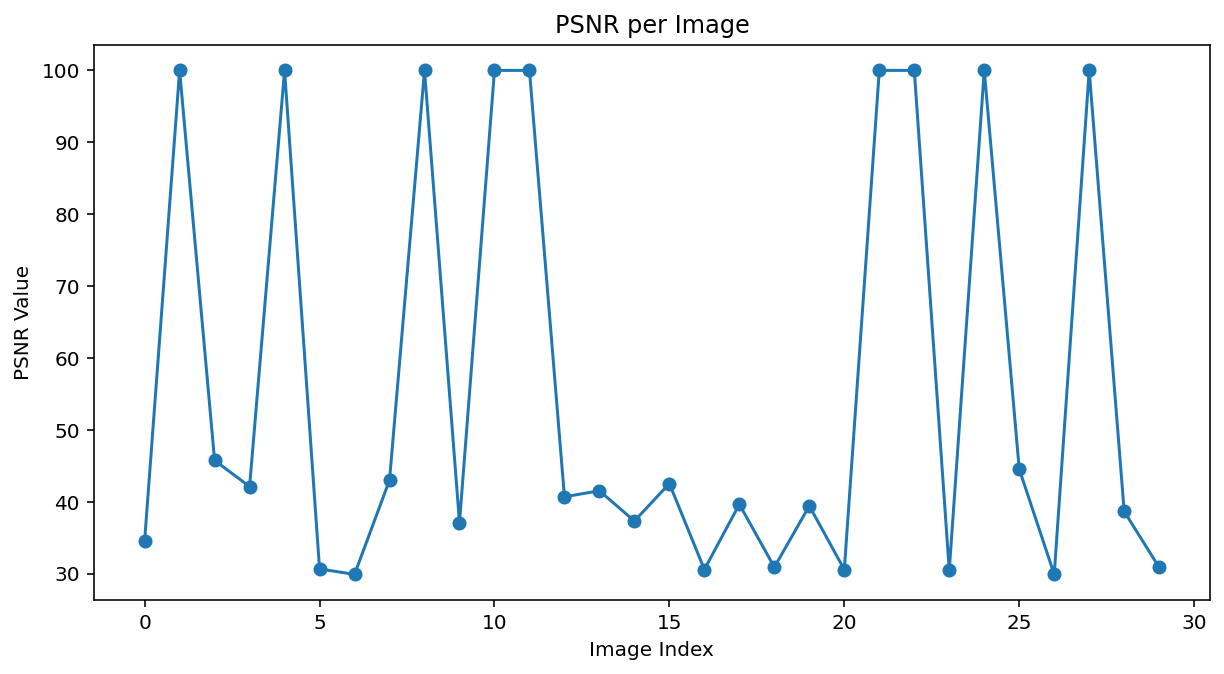
#> input picture week 3 plts/PSNR_0_filtering.png, 1224 x 674 px; its folder holds only this picture in this run
$ python -i denoise.py   (imports and definitions only)   (older library calls are emulated)
#> lines starting #> are read from the running program, lines starting #| are printed output that depends on the picture; after the words box and inside, x2 and y2 are one past the last pixel; in counts of white or black regions, pixels touching at a corner belong together
import cv2
import numpy as np

# [12 lines of commented-out code are left out]
def lap_var(gray):
    return cv2.Laplacian(gray, cv2.CV_64F, ksize=3).var()


def sp_ratio(gray):
    # % exactes 0/255 → soroll impuls "dur"
    return float(((gray == 0) | (gray == 255)).mean())


def impulse_residue(gray):
    # Diferència després de median 3x3 (caça impulsos no exactes)
    med = cv2.medianBlur(gray, 3)
    return float(np.mean(np.abs(gray.astype(np.int16) - med.astype(np.int16))) / 255.0)


def sigma_on_weak_texture(gray, grad_th=6.0):
    # σ estimat només a zones planes per no confondre textura amb soroll
    gx = cv2.Sobel(gray, cv2.CV_32F, 1, 0, ksize=3)
    gy = cv2.Sobel(gray, cv2.CV_32F, 0, 1, ksize=3)
    g = cv2.magnitude(gx, gy)
    mask = g < grad_th
    if np.count_nonzero(mask) < 0.05 * gray.size:
        mask = g < (grad_th * 1.5)
    vals = gray[mask] if np.count_nonzero(mask) else gray.reshape(-1)
    return float(np.std(vals))


def hp_energy(gray):
    # Energia high-pass (LoG suau)
    k = np.array([[1, -2, 1], [-2, 4, -2], [1, -2, 1]], dtype=np.float32)
    hp = cv2.filter2D(gray.astype(np.float32), -1, k)
    return float(np.mean(np.abs(hp)))


# ---------- Denoise helpers ----------
# [4 lines left out: function nlm_colored, not called in this run]


def bilateral(bgr, d=7, sC=25, sS=7):
    return cv2.bilateralFilter(bgr, d=d, sigmaColor=sC, sigmaSpace=sS)


# [5 lines left out: function guided_like, not called in this run]


def to_YCrCb(bgr):
    ycc = cv2.cvtColor(bgr, cv2.COLOR_BGR2YCrCb)
    Y, Cr, Cb = ycc[:, :, 0], ycc[:, :, 1], ycc[:, :, 2]
    return Y.astype(np.uint8), Cr.astype(np.uint8), Cb.astype(np.uint8)


def from_YCrCb(Y, Cr, Cb):
    ycc = cv2.merge([Y, Cr, Cb])
    return cv2.cvtColor(ycc, cv2.COLOR_YCrCb2BGR)


def clamp01(x):
    return max(0.0, min(1.0, float(x)))


# [28 lines of commented-out code are left out]
def pctl(arr, q):
    return float(np.percentile(arr, q)) if len(arr) else 0.0


# ---------- 3) Funció de decisió + denoise escalonat ----------
def decide_and_denoise(bgr, metrics, th_sp, th_res, th_sig, th_hp):
    """
    Estratègia:
    - Filtra principalment la luminància (Y) i conserva Cr/Cb.
    - Paràmetres (median/bilateral/NLM) escalen amb la severitat.
    - Safeguarda: no permetre caiguda de Laplacià(Y) > 20%.
    """
    Y0, Cr, Cb = to_YCrCb(bgr)
    sharp0 = lap_var(Y0)

    sp, res, sig, hp = metrics["sp"], metrics["res"], metrics["sig"], metrics["hp"]
    reasons = []
    if sp >= th_sp:
        reasons.append("SP")
    if res >= th_res:
        reasons.append("RES")
    if sig >= th_sig:
        reasons.append("SIG")
    if hp >= th_hp:
        reasons.append("HP")

    if not reasons:
        return bgr, "skip", sharp0, sharp0

    # Normalitza severitats [0,1] respecte als llindars ( >1 cap a 1 )
    sev_sp = clamp01(sp / (th_sp * 1.8))
    sev_res = clamp01(res / (th_res * 2.0))
    sev_sig = clamp01(sig / (th_sig * 2.0))
    sev_hp = clamp01(hp / (th_hp * 2.0))

    Y = Y0.copy()
    choice_parts = []

    # --- Cas IMPULSOS (salt&pepper / residu) sobre Y ---
    if ("SP" in reasons) or ("RES" in reasons):
        # mida de mediana segons severitat
        k = (
            3
            if max(sev_sp, sev_res) < 0.35
            else (5 if max(sev_sp, sev_res) < 0.7 else 7)
        )
        Y = cv2.medianBlur(Y, k)
        choice_parts.append(f"median {k}x{k}")

        # residu encara alt? una segona passada suau
        res_after = impulse_residue(Y)
        if res_after > th_res:
            k2 = 3 if k == 3 else 5
            Y = cv2.medianBlur(Y, k2)
            choice_parts.append(f"+ median {k2}x{k2}")

        # suavitza soroll fi però preserva vores
        sC = int(10 + 30 * max(sev_sig, sev_hp))
        sS = int(3 + 7 * max(sev_sig, sev_hp))
        Y = cv2.bilateralFilter(Y, d=5, sigmaColor=sC, sigmaSpace=sS)
        choice_parts.append(f"+ bilateral(Y) sC{sC} sS{sS}")

    # --- Cas GAUSSIÀ/alta freq: NLM sobre Y + (opcional) bilateral color suau ---
    if (("SIG" in reasons) or ("HP" in reasons)) and not (
        ("SP" in reasons) or ("RES" in reasons)
    ):
        # força NLM segons severitat
        sev = 0.6 * sev_sig + 0.4 * sev_hp
        hY = 4 + int(18 * sev)  # 4..22
        # NLM només en Y: implementació via BGR → convertim
        tmp = from_YCrCb(Y, Cr, Cb)
        tmp = cv2.fastNlMeansDenoisingColored(
            tmp,
            None,
            h=hY,
            hColor=max(3, hY // 2),
            templateWindowSize=7,
            searchWindowSize=21,
        )
        Y = to_YCrCb(tmp)[0]
        choice_parts.append(f"NLM(Y) h{hY}")

        # lleu bilateral en color per treure crominància sorollosa
        sC = 8 + int(20 * sev)
        out_color = cv2.bilateralFilter(bgr, d=3, sigmaColor=sC, sigmaSpace=3)
        _, Cr, Cb = to_YCrCb(out_color)
        choice_parts.append(f"+ bilateral(color) sC{sC}")

    # --- Recombina i salvaguarda d'agudesa ---
    out = from_YCrCb(Y, Cr, Cb)
    sharp1 = lap_var(Y)
    if sharp1 < 0.8 * sharp0:
        return bgr, "reverted (oversmooth)", sharp0, sharp0

    return out, " | ".join(choice_parts), sharp0, sharp1


# ---------- 4) Força TOP-N per assegurar exemples als plots ----------
def top_ids(arr, n):
    return np.argsort(-arr)[:n].tolist()


def denoise_image(img: np.ndarray) -> np.ndarray:
    # STEP 1: Escora totes les imatges i calcula mètriques
    gray = cv2.cvtColor(img, cv2.COLOR_BGR2GRAY)
    r = {
        "sp": sp_ratio(gray),
        "res": impulse_residue(gray),
        "sig": sigma_on_weak_texture(gray),
        "hp": hp_energy(gray),
        "sharp": lap_var(gray),
    }
    # rows.append(r)
    # imgs.append((p, img, gray))

    # STEP 2: Llindars adaptatius per percentils (+mínims absoluts)

    sp_arr = np.array([r["sp"]])
    res_arr = np.array([r["res"]])
    sig_arr = np.array([r["sig"]])
    hp_arr = np.array([r["hp"]])

    p90_sp, p90_res, p90_sig, p90_hp = (
        pctl(sp_arr, 90),
        pctl(res_arr, 90),
        pctl(sig_arr, 90),
        pctl(hp_arr, 90),
    )


    ABS_SP_MIN, ABS_RES_MIN, ABS_SIG_MIN, ABS_HP_MIN = 0.002, 0.010, 3.0, 1.5
    TH_SP = max(p90_sp, ABS_SP_MIN)
    TH_RES = max(p90_res, ABS_RES_MIN)
    TH_SIG = max(p90_sig, ABS_SIG_MIN)
    TH_HP = max(p90_hp, ABS_HP_MIN)

    # STEP 4: Força TOP-N per assegurar exemples als plots
    # force_idx = set(
    #     top_ids(sp_arr, TOP_N_FORCE)
    #     + top_ids(res_arr, TOP_N_FORCE)
    #     + top_ids(sig_arr, TOP_N_FORCE)
    #     + top_ids(hp_arr, TOP_N_FORCE)
    # )

    # ---------- 5) Procés principal + plots ----------
    metrics = {
        "sp": r["sp"],
        "res": r["res"],
        "sig": r["sig"],
        "hp": r["hp"],
    }
    out, choice, sharp0, sharp1 = decide_and_denoise(img, metrics, TH_SP, TH_RES, TH_SIG, TH_HP)
    # did_filter = (choice != "skip") and ("reverted" not in choice)

    """
    # Desa la imatge denoised si s'ha aplicat filtrat
    if did_filter:
        cv2.imwrite(str(OUTIMG / f"{p.stem}__{choice.replace(' ', '_')}.jpg"), out)

    # Plota si s'ha filtrat O si és un dels forçats
    if did_filter or (i in force_idx):
        fig, ax = plt.subplots(1, 2, figsize=(10, 5))
        ax[0].imshow(cv2.cvtColor(img, cv2.COLOR_BGR2RGB))
        ax[0].axis("off")
        ax[0].set_title(
            f"{p.name}\nsp={metrics['sp']:.4f} res={metrics['res']:.4f}\nσweak={metrics['sig']:.2f} hp={metrics['hp']:.2f}"
        )
        ax[1].imshow(cv2.cvtColor(out, cv2.COLOR_BGR2RGB))
        ax[1].axis("off")
        ax[1].set_title(f"Denoised: {choice}\nsharp {sharp0:.1f}→{sharp1:.1f}")
        plt.tight_layout()
        plt.savefig(
            PLOTS
            / f"{p.stem}__{('FORCED_' if not did_filter else '')}{choice.replace(' ', '_')}.png",
            dpi=DPI,
        )
        plt.close(fig)
        print(f"[PLOT] {p.name} -> {choice} (forced={i in force_idx})")
    else:
        print(f"[SKIP] {p.name} -> skip")

    print("✅ Fet! Plots a:", PLOTS, " | Denoised a:", OUTIMG)

    """
    return out

>>> import cv2
>>> picture = cv2.imread('week 3 plts/PSNR_0_filtering.png')
#> picture is the input picture: shape (674, 1224, 3); mean B, G, R 249.9, 248, 245.3
>>> result = denoise_image(picture)
#> in sigma_on_weak_texture, `mask = g < grad_th`:
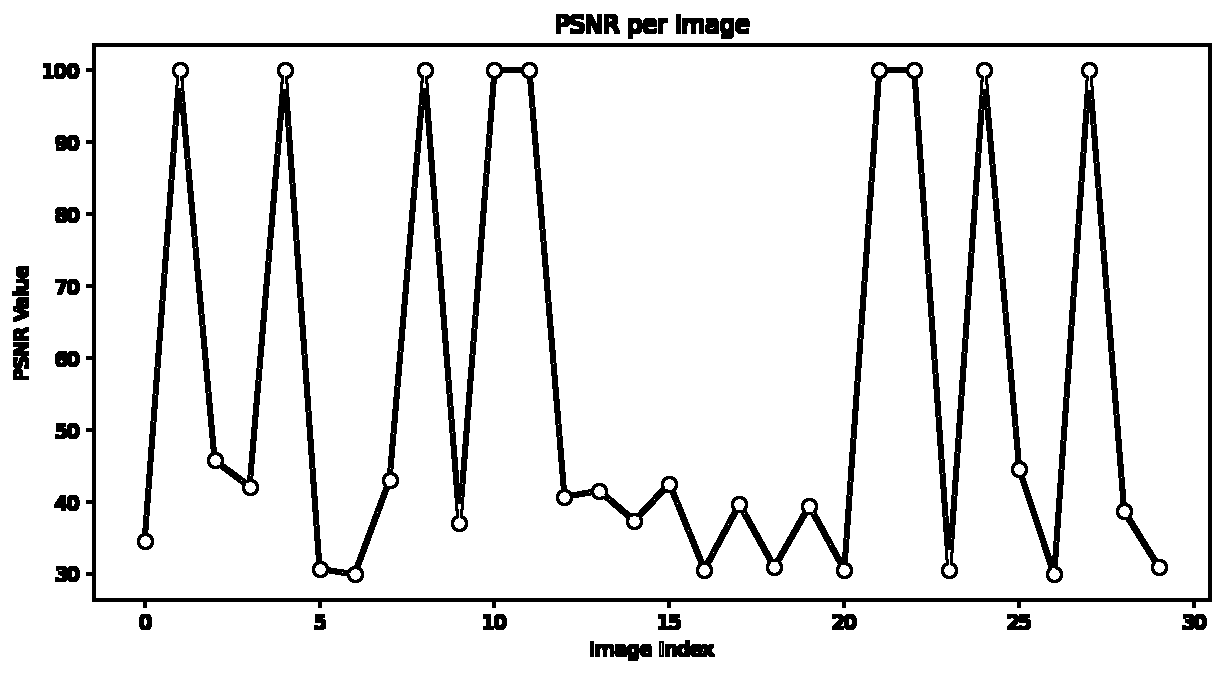
#> mask: shape (674, 1224) bool; 91.6% white; 35 black regions, largest, box (x1, y1, x2, y2) and area: (137, 62, 1168, 583) 45725, (86, 43, 1212, 608) 13728, (595, 644, 652, 661) 690
#> in hp_energy, `k = np.array([[1, -2, 1], [-2, 4, -2], [1, -2, 1]], dtype=np.float32)`: k = [[1, -2, 1], [-2, 4, -2], [1, -2, 1]]
#> in hp_energy, `hp = cv2.filter2D(gray.astype(np.float32), -1, k)`:
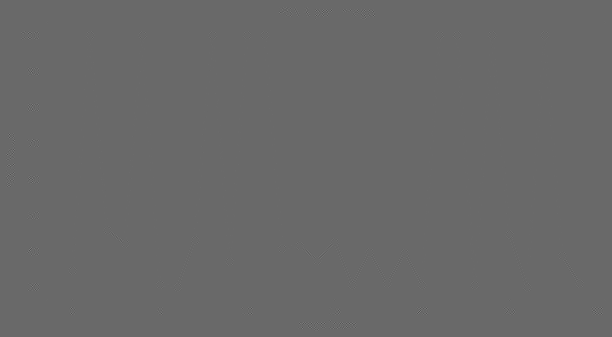
#> hp: shape (674, 1224) float32 (shown at 1/2 size); min -545, max 770, mean 0; drawn with min black and max white
#> in denoise_image, `r = { "sp": sp_ratio(gray), "res": impulse_residue(gray), "sig": sigma..`: r = {'sp': 0.946, 'res': 0.00111, 'sig': 9.84, 'hp': 2.07, 'sharp': 23143}
#> in denoise_image, `sp_arr = np.array([r["sp"]])`: sp_arr = [0.946]
#> in denoise_image, `res_arr = np.array([r["res"]])`: res_arr = [0.00111]
#> in denoise_image, `sig_arr = np.array([r["sig"]])`: sig_arr = [9.84]
#> in denoise_image, `hp_arr = np.array([r["hp"]])`: hp_arr = [2.07]
#> in denoise_image, `p90_sp, p90_res, p90_sig, p90_hp = ( pctl(sp_arr, 90), pctl(res_arr, 9..`: p90_sp = 0.946; p90_res = 0.00111; p90_sig = 9.84; p90_hp = 2.07
#> in denoise_image, `TH_SP = max(p90_sp, ABS_SP_MIN)`: TH_SP = 0.946
#> in denoise_image, `TH_RES = max(p90_res, ABS_RES_MIN)`: TH_RES = 0.01
#> in denoise_image, `TH_SIG = max(p90_sig, ABS_SIG_MIN)`: TH_SIG = 9.84
#> in denoise_image, `TH_HP = max(p90_hp, ABS_HP_MIN)`: TH_HP = 2.07
#> in denoise_image, `metrics = { "sp": r["sp"], "res": r["res"], "sig": r["sig"], "hp": r["..`: metrics = {'sp': 0.946, 'res': 0.00111, 'sig': 9.84, 'hp': 2.07}
#> in to_YCrCb, `Y, Cr, Cb = ycc[:, :, 0], ycc[:, :, 1], ycc[:, :, 2]`:
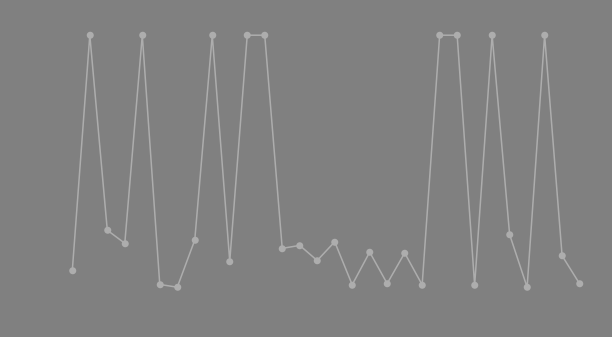
#> Cb: shape (674, 1224) (shown at 1/2 size); min 128, max 173, mean 129.4
#> in decide_and_denoise, `sharp0 = lap_var(Y0)`: sharp0 = 23143
#> in decide_and_denoise, `sp, res, sig, hp = metrics["sp"], metrics["res"], metrics["sig"], metr..`: sp = 0.946; res = 0.00111; sig = 9.84; hp = 2.07
#> in decide_and_denoise, `sev_sp = clamp01(sp / (th_sp * 1.8))`: sev_sp = 0.556
#> in decide_and_denoise, `sev_res = clamp01(res / (th_res * 2.0))`: sev_res = 0.0554
#> in decide_and_denoise, `sev_sig = clamp01(sig / (th_sig * 2.0))`: sev_sig = 0.5
#> in decide_and_denoise, `k = ( 3 if max(sev_sp, sev_res) < 0.35 else (5 if max(sev_sp, sev_res)..`: k = 5
#> in decide_and_denoise, `res_after = impulse_residue(Y)`: res_after = 0.000809
#> in decide_and_denoise, `sC = int(10 + 30 * max(sev_sig, sev_hp))`: sC = 25
#> in decide_and_denoise, `sS = int(3 + 7 * max(sev_sig, sev_hp))`: sS = 6
#> in from_YCrCb, `return cv2.cvtColor(ycc, cv2.COLOR_YCrCb2BGR)`:
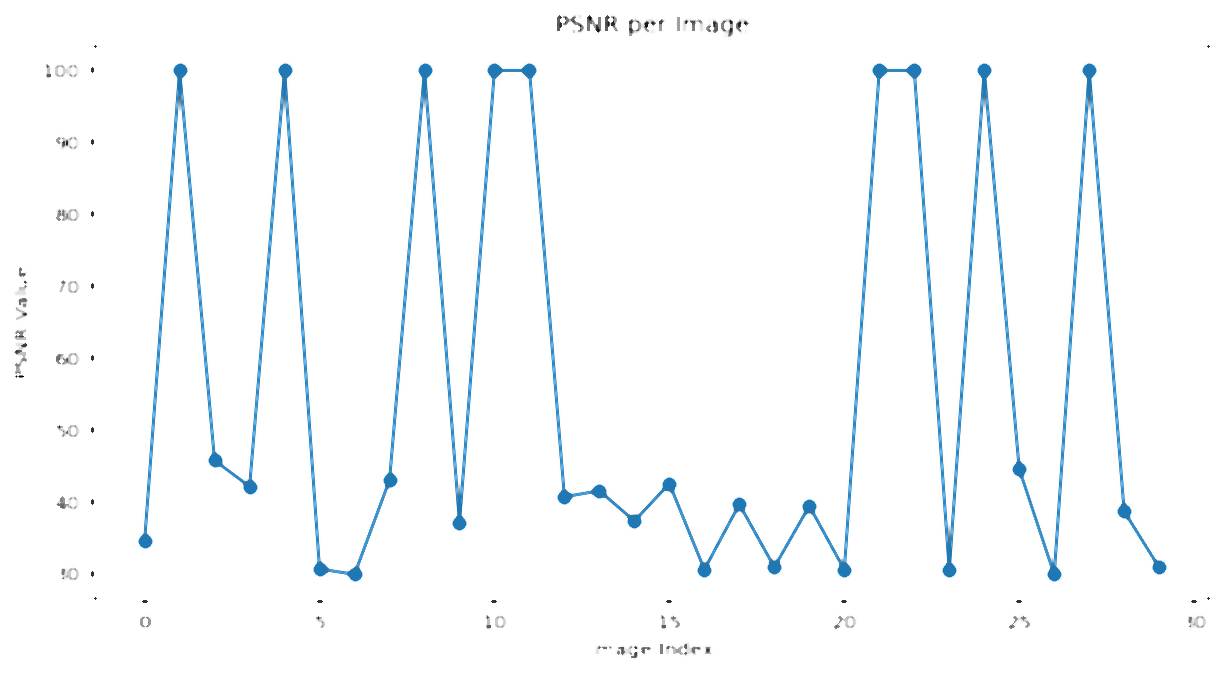
#> returned value: shape (674, 1224, 3); mean B, G, R 252.7, 250.8, 248.1
#> in decide_and_denoise, `sharp1 = lap_var(Y)`: sharp1 = 6925
#> in denoise_image, `out, choice, sharp0, sharp1 = decide_and_denoise(img, metrics, TH_SP, ..`: choice = 'reverted (oversmooth)'; sharp0 = 23143

$ run again, on week 3 plts/PSNR_color_denoise.png
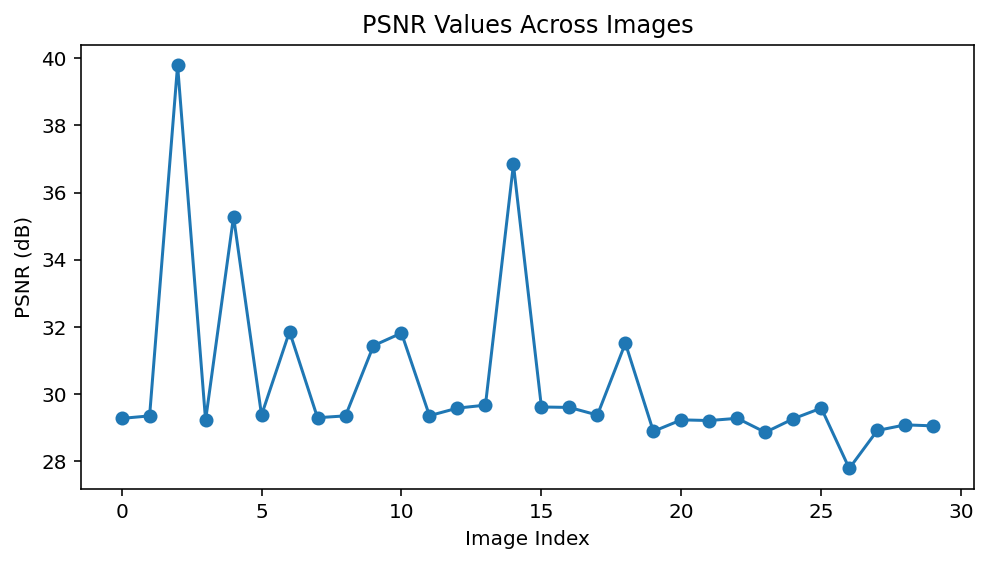
#> input picture week 3 plts/PSNR_color_denoise.png, 988 x 563 px
#> picture is the input picture: shape (563, 988, 3); mean B, G, R 249.6, 248.3, 246.5
#> in sigma_on_weak_texture, `mask = g < grad_th`:
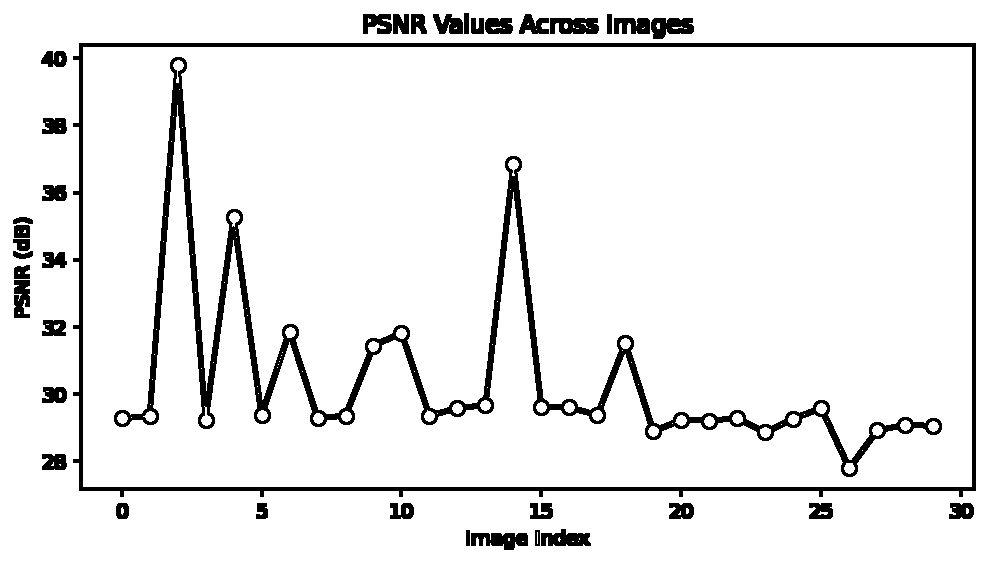
#> mask: shape (563, 988) bool; 92.8% white; 38 black regions, largest, box (x1, y1, x2, y2) and area: (114, 57, 942, 477) 17843, (73, 43, 976, 497) 11032, (471, 533, 528, 550) 690
#> in hp_energy, `k = np.array([[1, -2, 1], [-2, 4, -2], [1, -2, 1]], dtype=np.float32)`: k = [[1, -2, 1], [-2, 4, -2], [1, -2, 1]]
#> r = {'sp': 0.956, 'res': 0.00174, 'sig': 11.49, 'hp': 2.97, 'sharp': 25565.6}
#> sp_arr = [0.956]
#> res_arr = [0.00174]
#> sig_arr = [11.49]
#> hp_arr = [2.97]
#> p90_sp = 0.956; p90_res = 0.00174; p90_sig = 11.49; p90_hp = 2.97
#> TH_SP = 0.956
#> TH_RES = 0.01
#> TH_SIG = 11.49
#> TH_HP = 2.97
#> metrics = {'sp': 0.956, 'res': 0.00174, 'sig': 11.49, 'hp': 2.97}
#> in decide_and_denoise, `sharp0 = lap_var(Y0)`: sharp0 = 25565.6
#> in decide_and_denoise, `sp, res, sig, hp = metrics["sp"], metrics["res"], metrics["sig"], metr..`: sp = 0.956; res = 0.00174; sig = 11.49; hp = 2.97
#> sev_sp = 0.556
#> sev_res = 0.0868
#> sev_sig = 0.5
#> in decide_and_denoise, `k = ( 3 if max(sev_sp, sev_res) < 0.35 else (5 if max(sev_sp, sev_res)..`: k = 5
#> res_after = 0.000781
#> sC = 25
#> sS = 6
#> in from_YCrCb, `return cv2.cvtColor(ycc, cv2.COLOR_YCrCb2BGR)`:
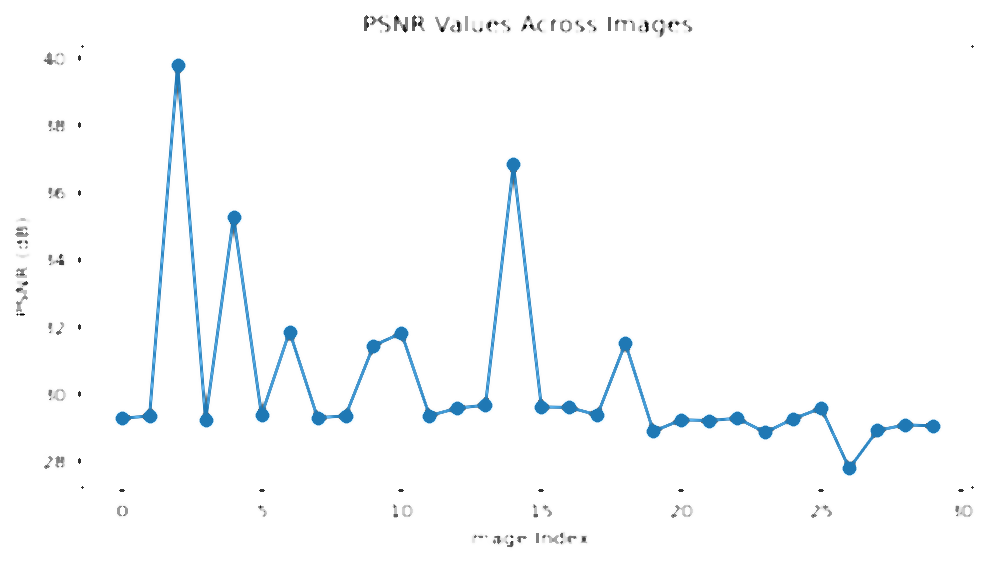
#> returned value: shape (563, 988, 3); mean B, G, R 252.8, 251.6, 249.8
#> in decide_and_denoise, `sharp1 = lap_var(Y)`: sharp1 = 4732.2
#> in denoise_image, `out, choice, sharp0, sharp1 = decide_and_denoise(img, metrics, TH_SP, ..`: choice = 'reverted (oversmooth)'; sharp0 = 25565.6
